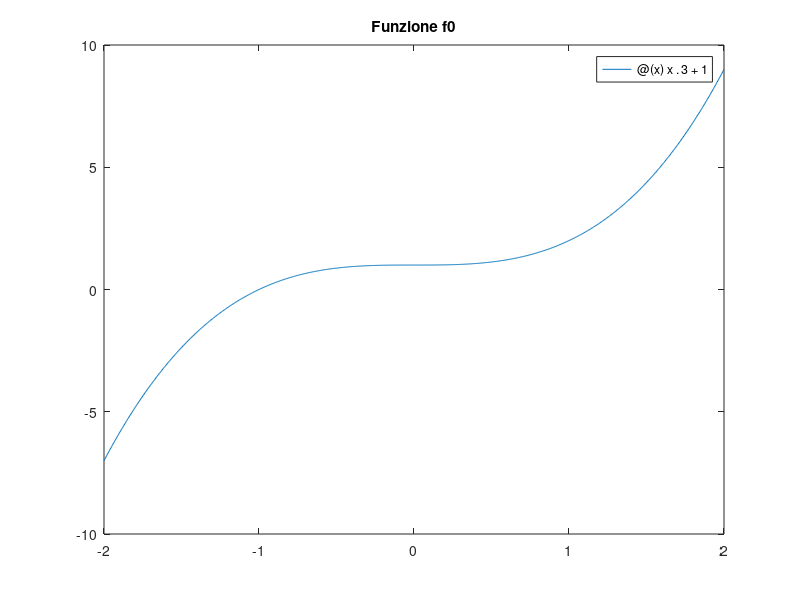
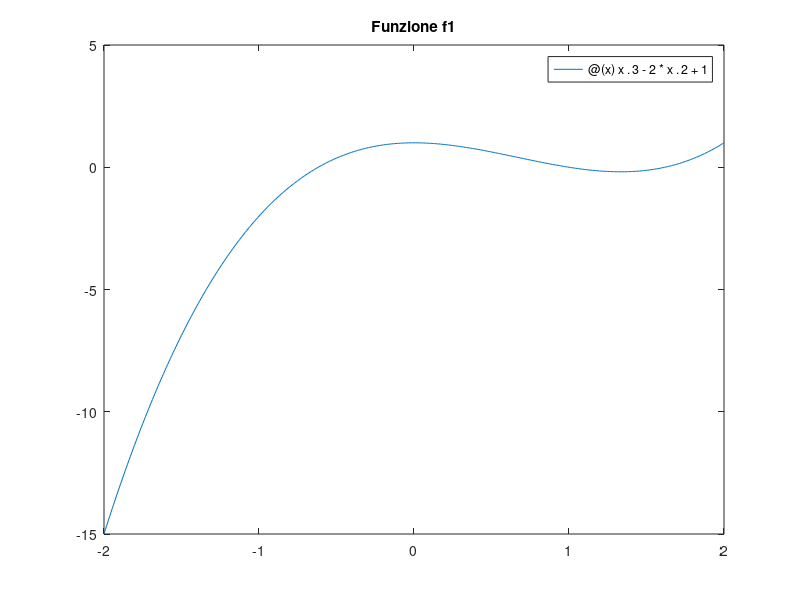

The MATLAB source for these figures, in order: (Note: this script raises an error after producing the figures.)
clear all
close all
f0= @(x) x.^3+1;
f1= @(x) x.^3-2*x.^2+1;
figure
fplot(f0,[-2,2]);
title('Funzione f0')

figure
fplot(f1,[-2,2]);
title('Funzione f1')

tol=1e-6
[IT0,NT0]=traptoll(f0,-2,2,tol);
fprintf("Integrale f0  --> %f Numero di suddivisioni Trap --> %d \n",IT0,NT0)
[IT1,NT1]=traptoll(f1,-2,2,tol);
fprintf("Integrale f1  --> %f Numero di suddivisioni Trap --> %d \n",IT1,NT1)


[IS0,NS0]=simptoll(f0,-2,2,tol);
fprintf("Integrale f0  --> %f Numero di suddivisioni Simp --> %d \n",IS0,NS0)
[IS1,NS1]=simptoll(f1,-2,2,tol);
fprintf("Integrale f1  --> %f Numero di suddivisioni Simp --> %d \n",IS1,NS1)


%Per le due funzioni f0 ed f1, il metodo di Simpson utilizza solo 1
%sottointervallo, perchè la formula di Simpson è esatta se la funzione
%integranda è un polinomio che ha la derivata quarta nulla, quindi è esatta per
%funzioni integrande che sono polinomio fino al grado 3.
%per la funione f0 trapezi utilizza solo 1 suddivisione per la simmetia
%della funzione
